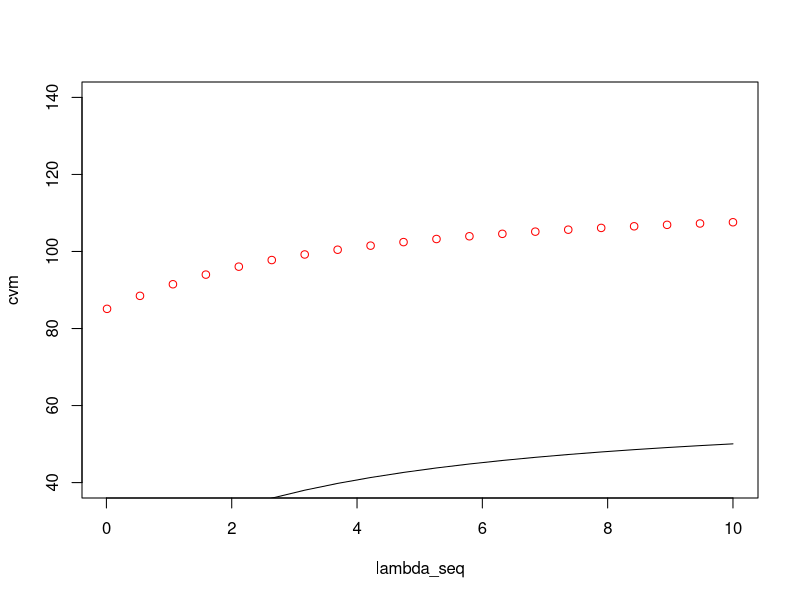

Recreate this plot in R.
# Create a toy data example
p = 200
n = 50

# Generate matrix of covariates
library(mnormt)
set.seed(23945)
Sigma = matrix(0.7, p, p) + diag(rep(0.3, p)) # covariance matrix for covariates
X = rmnorm(n, varcov = Sigma)

# Generate response
beta0 = 2 # intercept
sigma = 0.7 # noise standard deviation
beta = runif(p, min = -2, max = 2)
Y = beta0 + X %*% beta + rnorm(n, sd = sigma)


# Split the data into K = 2 folds
# [ToDo] Create idfold vector of length n indicating the fold id, should have 1 or 2 in each position
K = 2
# idfolds = sample(K, size = n, replace = TRUE) # non-equal fold sizes, head(idfolds), table(idfolds)
idfolds = sample(rep(1:K, length.out=n), size=n) # no replacement

# For loop over folds and lambdas
##########################################
lambda_seq = seq(0.01, 10, length.out = 20)
nlambda = length(lambda_seq)
cvm = rep(NA, nlambda) # want to have CV(lambda)
cvse = rep(NA, nlambda) # want to have SE_CV(lambda)
# Feel free to store additional things
# K = 7
cv_folds = matrix(NA, K, nlambda) # fold-specific errors


idfold= sample(rep(1:K, length.out = n), size = n)
for (fold in 1:K){
  #[ToDo] Create training data xtrain and ytrain, everything except fold
  xtrain = X[idfolds != fold, ]
  ytrain = Y[idfolds != fold]
  #[ToDo] Create testing data xtest and ytest, everything in fold
  xtest = X[idfolds == fold, ]
  ytest = Y[idfolds == fold]
  
  #[ToDo] Center training data 
  meanY = mean(ytrain)
  ytrain_centered = ytrain - meanY
  
  xtrain_centered = scale(xtrain, scale = FALSE) # attributes(), ?scale
  meanX = colMeans(xtrain)
  ntrain = nrow(xtrain)
  #[ToDo] For loop over lambdas
  for (i in 1:length(lambda_seq)){
    # [ToDo] Calculate ridge solution
    beta = solve(t(xtrain_centered)%*%xtrain_centered/ntrain + lambda_seq[i]*diag(p), t(xtrain_centered)%*%ytrain_centered/ntrain)
    
    # Get back the intercept: beta0 = barY - bar X^{top}beta
    beta0 = as.numeric(meanY - crossprod(meanX, beta))
    # [ToDo] Complete with anything else you need for cvm and cvse
    cv_folds[fold, i] = mean((ytest - beta0 - xtest %*% beta)^2)
    }
}

# [ToDo] get cvm and cvse from cv_folds
cvm = colMeans(cv_folds)
cvse = apply(cv_folds, 2, FUN = sd)

# Plot the output from above
plot(lambda_seq, cvm, col = "red", ylim = c(40, 140))
lines(lambda_seq, cvm + cvse)
lines(lambda_seq, cvm - cvse)
